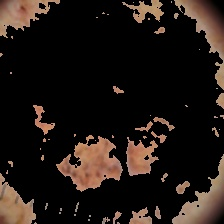
#> input picture seg_predict/P-seg_0.jpg, 224 x 224 px, given as the content of the folder train, which was not available
$ jupyter execute --allow-errors 'Skin Cancer Classification Using K-Means Clustering.ipynb'   (text cells are left out)
#> lines starting #> are read from the running program, lines starting #| are printed output that depends on the picture; pictures that were not available may be replaced by others from this repository, and a replacement may not be noted
[cell 1]
import numpy as np
import matplotlib.pyplot as plt
import matplotlib as mpl
import pandas as pd

import cv2 as cv
from skimage import feature
import seaborn as sns
import imutils
import glob
from scipy import ndimage
import os

[cell 2]
# import libeaery pour classification
from sklearn.neighbors import KNeighborsClassifier
from sklearn.neighbors import NearestCentroid
from sklearn.linear_model import LogisticRegression
from sklearn.svm import SVC, LinearSVC

from sklearn.preprocessing import StandardScaler
from sklearn.model_selection import train_test_split
from sklearn.model_selection import GridSearchCV

# pour evaluation
from sklearn.metrics import confusion_matrix, accuracy_score
from sklearn import metrics

[cell 3]
def load_images_from_folder(folder):
#> called with folder = 'train'
    images = []
    for filename in os.listdir(folder):
        image = cv.imread(os.path.join(folder,filename))
#> image is the input picture: shape (224, 224, 3); mean B, G, R 20, 24.3, 32.7
        if image is not None:
            images.append(image)
        return images

[cell 4]
images = load_images_from_folder("train")
#> images = 1 item

[cell 5]
res1=[]

#> (the rest of this cell did not finish here and is left out)

[cell 6]
d = 0
#> (the rest of this cell did not finish here and is left out)

[cell 7]
def lbp_features(img, radius=1, sampling_pixels = 8):


    if (len(img.shape) > 2):
        img = img.astype(float)
        img = img[:,:,0]*0.3 + img[:,:,1]*0.59 + img[:,:,2]*0.11

    img = img.astype(np.uint8)

    i_min = np.min(img)
    i_max = np.max(img)
    if (i_max - i_min != 0):
        img = (img - i_min)/(i_max-i_min)

    lbp = feature.local_binary_pattern(img, sampling_pixels, radius, method="uniform")

    (hist, _) = np.histogram(lbp.ravel(), bins=np.arange(0, sampling_pixels + 3), range=(0, sampling_pixels + 2))
    hist = hist.astype("float")
    hist /= (hist.sum() + 1e-6)
    return hist

[cell 8]
def colorpercentiles (img):


    R=img[:,:,0]
    G=img[:,:,1]
    B=img[:,:,2]
    percentiR=np.percentile(R, [25, 50, 75])
    percentiG=np.percentile(G, [25, 50, 75])
    percentiB=np.percentile(B, [25, 50, 75])
    colorpercenti=np.concatenate((percentiR,percentiG,percentiB))
    colorpercentile=colorpercenti


    return colorpercentile

[cell 9]
def createFeatures(Folder):

    dataframe=pd.DataFrame()


    id=1


    for class_fold in glob.glob(Folder+"/*"):


        for imagePath in glob.glob(class_fold+ "/*.jpg"):

            img = cv.imread(imagePath)

            LBP= lbp_features(img, radius = 1, sampling_pixels = 8)
            ColorPerc= colorpercentiles(img)
            features= np.concatenate((LBP,ColorPerc))

            df=pd.DataFrame([features])
            df["class_name"] = class_fold.split("\\")[1]
            df["class_id"] = id

            dataframe=dataframe.append(df)

        id=id+1

    dataframe.index=range(dataframe.index.size)

    return dataframe

#> (a cell that did not finish here is left out)

#> in lbp_features, `img = img[:,:,0]*0.3 + img[:,:,1]*0.59 + img[:,:,2]*0.11`:
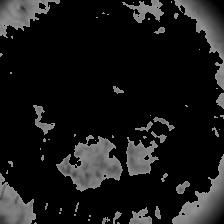
#> img: shape (224, 224) float64; min 0, max 160.5, mean 24
#> in lbp_features, `i_min = np.min(img)`: i_min = 0
#> in lbp_features, `i_max = np.max(img)`: i_max = 160
#> in lbp_features, `img = (img - i_min)/(i_max-i_min)`:
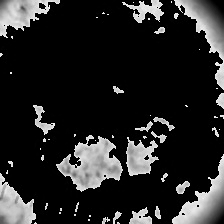
#> img: shape (224, 224) float64; min 0, max 1, mean 0.148
#> in lbp_features, `lbp = feature.local_binary_pattern(img, sampling_pixels, radius, metho..`:
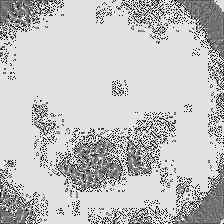
#> lbp: shape (224, 224) float64; min 0, max 9, mean 6.91; drawn with min black and max white
#> in lbp_features, `(hist, _) = np.histogram(lbp.ravel(), bins=np.arange(0, sampling_pixel..`: hist = [1800, 1440, 509, 1859, 2784, 2190, 927, 636, 35839, 2192]
#> in lbp_features, `hist /= (hist.sum() + 1e-6)`: hist = [0.0359, 0.0287, 0.0101, 0.037, 0.0555, 0.0436, 0.0185, 0.0127, 0.714, 0.0437]
#> in createFeatures, `LBP= lbp_features(img, radius = 1, sampling_pixels = 8)`: LBP has the same summary as hist in lbp_features
#> in colorpercentiles, `R=img[:,:,0]`:
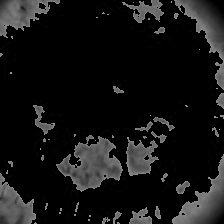
#> R: shape (224, 224); min 0, max 161, mean 20
#> in colorpercentiles, `B=img[:,:,2]`:
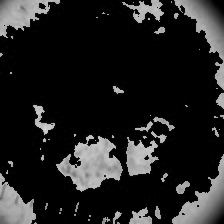
#> B: shape (224, 224); min 0, max 212, mean 32.7
#> in colorpercentiles, `percentiR=np.percentile(R, [25, 50, 75])`: percentiR = [0, 0, 2]
#> in colorpercentiles, `percentiG=np.percentile(G, [25, 50, 75])`: percentiG = [0, 0, 1]
#> in colorpercentiles, `percentiB=np.percentile(B, [25, 50, 75])`: percentiB = [0, 0, 5]
#> in colorpercentiles, `colorpercenti=np.concatenate((percentiR,percentiG,percentiB))`: colorpercenti = [0, 0, 2, 0, 0, 1, 0, 0, 5]
#> in createFeatures, `features= np.concatenate((LBP,ColorPerc))`: features = 19 values, max 5 at index 18, min 0 at index 10, mean 0.474
#> in createFeatures, `df=pd.DataFrame([features])`: df = table of 1 rows and 19 columns

$ run again, on seg_predict/P-seg_12.jpg
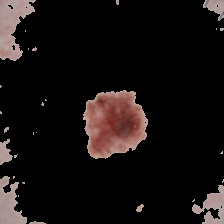
#> input picture seg_predict/P-seg_12.jpg, 224 x 224 px, given as the content of the folder train, which was not available
#> in load_images_from_folder, image is the input picture: shape (224, 224, 3); mean B, G, R 16.3, 17, 22.2
#> images = 1 item
#> i_min = 0
#> i_max = 174
#> in lbp_features, `lbp = feature.local_binary_pattern(img, sampling_pixels, radius, metho..`:
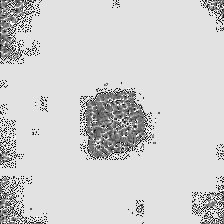
#> lbp: shape (224, 224) float64; min 0, max 9, mean 7.4; drawn with min black and max white
#> in lbp_features, `(hist, _) = np.histogram(lbp.ravel(), bins=np.arange(0, sampling_pixel..`: hist = [956, 809, 324, 959, 1499, 1168, 513, 346, 42541, 1061]
#> in lbp_features, `hist /= (hist.sum() + 1e-6)`: hist = [0.0191, 0.0161, 0.00646, 0.0191, 0.0299, 0.0233, 0.0102, 0.0069, 0.848, 0.0211]
#> LBP has the same summary as hist in lbp_features
#> in colorpercentiles, `B=img[:,:,2]`:
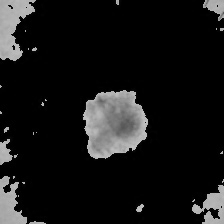
#> B: shape (224, 224); min 0, max 196, mean 22.2
#> percentiR = [0, 0, 0]
#> colorpercenti = [0, 0, 0, 0, 0, 0, 0, 0, 0]
#> features = 19 values, max 0.848 at index 8, min 0 at index 10, mean 0.0526
#> df = table of 1 rows and 19 columns

$ run again, on seg_predict/P-seg_13.jpg
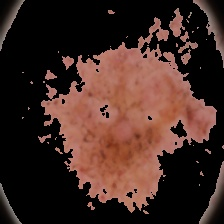
#> input picture seg_predict/P-seg_13.jpg, 224 x 224 px, given as the content of the folder train, which was not available
#> in load_images_from_folder, image is the input picture: shape (224, 224, 3); mean B, G, R 35.7, 42, 66.1
#> images = 1 item
#> i_min = 0
#> i_max = 144
#> in lbp_features, `lbp = feature.local_binary_pattern(img, sampling_pixels, radius, metho..`:
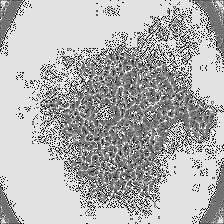
#> lbp: shape (224, 224) float64; min 0, max 9, mean 6.28; drawn with min black and max white
#> in lbp_features, `(hist, _) = np.histogram(lbp.ravel(), bins=np.arange(0, sampling_pixel..`: hist = [1965, 1874, 908, 2762, 5680, 4384, 1977, 1202, 26356, 3068]
#> in lbp_features, `hist /= (hist.sum() + 1e-6)`: hist = [0.0392, 0.0373, 0.0181, 0.055, 0.113, 0.0874, 0.0394, 0.024, 0.525, 0.0611]
#> LBP has the same summary as hist in lbp_features
#> in colorpercentiles, `B=img[:,:,2]`:
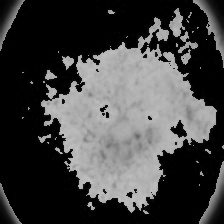
#> B: shape (224, 224); min 0, max 194, mean 66.1
#> percentiR = [0, 0, 84]
#> percentiG = [0, 1, 103]
#> percentiB = [0, 3, 168]
#> colorpercenti = [0, 0, 84, 0, 1, 103, 0, 3, 168]
#> features = 19 values, max 168 at index 18, min 0 at index 10, mean 18.95
#> df = table of 1 rows and 19 columns

$ run again, on seg_predict/P-seg_14.jpg
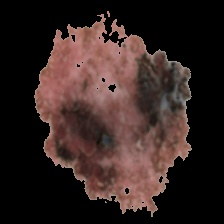
#> input picture seg_predict/P-seg_14.jpg, 224 x 224 px, given as the content of the folder train, which was not available
#> in load_images_from_folder, image is the input picture: shape (224, 224, 3); mean B, G, R 33.9, 36.6, 52.2
#> images = 1 item
#> i_min = 0
#> i_max = 155
#> in lbp_features, `lbp = feature.local_binary_pattern(img, sampling_pixels, radius, metho..`:
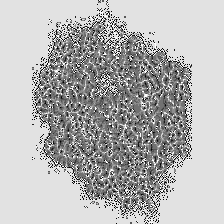
#> lbp: shape (224, 224) float64; min 0, max 9, mean 6.39; drawn with min black and max white
#> in lbp_features, `(hist, _) = np.histogram(lbp.ravel(), bins=np.arange(0, sampling_pixel..`: hist = [1056, 1245, 1098, 3458, 6045, 4254, 1905, 1038, 28179, 1898]
#> in lbp_features, `hist /= (hist.sum() + 1e-6)`: hist = [0.021, 0.0248, 0.0219, 0.0689, 0.12, 0.0848, 0.038, 0.0207, 0.562, 0.0378]
#> LBP has the same summary as hist in lbp_features
#> in colorpercentiles, `B=img[:,:,2]`:
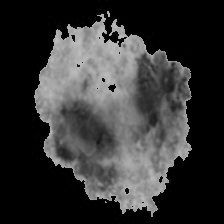
#> B: shape (224, 224); min 0, max 193, mean 52.2
#> percentiR = [0, 0, 74]
#> percentiG = [0, 0, 81]
#> percentiB = [0, 0, 118]
#> colorpercenti = [0, 0, 74, 0, 0, 81, 0, 0, 118]
#> features = 19 values, max 118 at index 18, min 0 at index 10, mean 14.42
#> df = table of 1 rows and 19 columns
